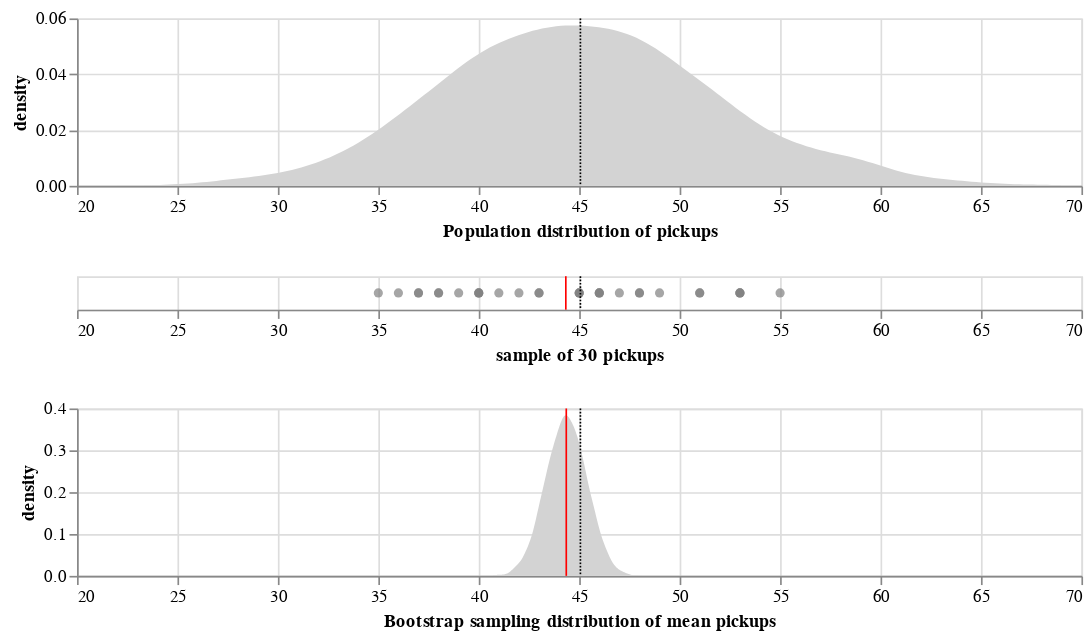

Here is the notebook cell this chart was saved with:
### Markdown cell above
### Question 1.3.2 Combined plot of population, sample, and sampling distribution (7 points)

Finally, plot your population distribution, sample, and the sampling distribution of the mean all together. Your output should look like this:

![Plot showing the population distribution, a sample of size 30, and a bootstrap sampling distribution of the mean stacked on top of each other](assets/assignment1_pop_sample_bootstrap.png)

### Code cell
# Hints: use the `.properties()` method to adjust width/height of plots, and
# use `.resolve_scale()` to make the x axes line up with each other. 
# `alt.vconcat()` (or the `&` operator) can be used to stack charts.

# YOUR CODE HERE
# raise NotImplementedError()

# population distribution
df = pd.DataFrame(data = {"pop_pickups" : pop_pickups})

pop_density_chart = alt.Chart(df).transform_density(
    density='pop_pickups',
    as_=['pop_pickups', 'density'],
    
).mark_area(color="lightgray").encode(
    x=alt.X('pop_pickups', axis=alt.Axis(title="Population distribution of pickups")),
    y=alt.Y('density:Q', axis=alt.Axis(title="density"))
)

pop_mean_chart = alt.Chart(df).mark_rule(color="black", strokeDash=[1,1]).encode(
    x="mean(pop_pickups)"
)

pop_chart = (pop_density_chart + pop_mean_chart).properties(height=100, width=600)

# sample
df = pd.DataFrame(data = {"sample_pickups" : sample_pickups})

sample_dot_chart = alt.Chart(df).mark_circle(color="gray").encode(
    alt.X("sample_pickups", axis=alt.Axis(title="sample of 30 pickups"), scale=alt.Scale(domain=[20,70]))
)

sample_mean_chart = alt.Chart(df).mark_rule(color="red").encode(
    x="mean(sample_pickups)"
)

sample_chart = (sample_dot_chart + sample_mean_chart + pop_mean_chart).properties(width=600)

# bootstrap sampling distribution
df = pd.DataFrame(data = {"bootstrap_means" : bootstrap_means})

bootstrap_density_chart = alt.Chart(df).transform_density(
    density='bootstrap_means',
    as_=['bootstrap_means', 'density'],
    
).mark_area(color="lightgray").encode(
    x=alt.X('bootstrap_means', axis=alt.Axis(title="Bootstrap sampling distribution of mean pickups"), 
            scale=alt.Scale(domain=[20,70])),
    y=alt.Y('density:Q', axis=alt.Axis(title="density"))
)

bootstrap_mean_chart = alt.Chart(df).mark_rule(color="red").encode(
    x="mean(bootstrap_means)"
)

bootstrap_chart = (bootstrap_density_chart + bootstrap_mean_chart + pop_mean_chart).properties(height=100, width=600)

# combined plot
pop_chart & sample_chart & bootstrap_chart

### Figure 1 — Vega-Lite specification as saved in the notebook (floating-point values rounded to 4 significant figures; data arrays with more than 128 entries replaced by an {"elided": "..."} marker saying what was removed)
{"config": {"view": {"continuousWidth": 400, "continuousHeight": 300}}, "vconcat": [{"layer": [{"mark": {"type": "area", "color": "lightgray"}, "encoding": {"x": {"type": "quantitative", "axis": {"title": "Population distribution of pickups"}, "field": "pop_pickups"}, "y": {"type": "quantitative", "axis": {"title": "density"}, "field": "density"}}, "transform": [{"density": "pop_pickups", "as": ["pop_pickups", "density"]}]}, {"mark": {"type": "rule", "color": "black", "strokeDash": [1, 1]}, "encoding": {"x": {"type": "quantitative", "aggregate": "mean", "field": "pop_pickups"}}}], "data": {"name": "data-1fd8b77836e43b9a24c819d785d20901"}, "height": 100, "width": 600}, {"layer": [{"mark": {"type": "circle", "color": "gray"}, "encoding": {"x": {"type": "quantitative", "axis": {"title": "sample of 30 pickups"}, "field": "sample_pickups", "scale": {"domain": [20, 70]}}}}, {"mark": {"type": "rule", "color": "red"}, "encoding": {"x": {"type": "quantitative", "aggregate": "mean", "field": "sample_pickups"}}}, {"data": {"name": "data-1fd8b77836e43b9a24c819d785d20901"}, "mark": {"type": "rule", "color": "black", "strokeDash": [1, 1]}, "encoding": {"x": {"type": "quantitative", "aggregate": "mean", "field": "pop_pickups"}}}], "data": {"name": "data-010147d068551d145b49c3c231f974cb"}, "width": 600}, {"layer": [{"mark": {"type": "area", "color": "lightgray"}, "encoding": {"x": {"type": "quantitative", "axis": {"title": "Bootstrap sampling distribution of mean pickups"}, "field": "bootstrap_means", "scale": {"domain": [20, 70]}}, "y": {"type": "quantitative", "axis": {"title": "density"}, "field": "density"}}, "transform": [{"density": "bootstrap_means", "as": ["bootstrap_means", "density"]}]}, {"mark": {"type": "rule", "color": "red"}, "encoding": {"x": {"type": "quantitative", "aggregate": "mean", "field": "bootstrap_means"}}}, {"data": {"name": "data-1fd8b77836e43b9a24c819d785d20901"}, "mark": {"type": "rule", "color": "black", "strokeDash": [1, 1]}, "encoding": {"x": {"type": "quantitative", "aggregate": "mean", "field": "pop_pickups"}}}], "data": {"name": "data-8b940452f169167faf0334e8c2e60eb3"}, "height": 100, "width": 600}], "$schema": "https://vega.github.io/schema/vega-lite/v4.8.1.json", "datasets": {"data-1fd8b77836e43b9a24c819d785d20901": {"elided": "5000 records"}, "data-010147d068551d145b49c3c231f974cb": [{"sample_pickups": 46}, {"sample_pickups": 45}, {"sample_pickups": 35}, {"sample_pickups": 49}, {"sample_pickups": 55}, {"sample_pickups": 42}, {"sample_pickups": 41}, {"sample_pickups": 40}, {"sample_pickups": 48}, {"sample_pickups": 51}, {"sample_pickups": 37}, {"sample_pickups": 37}, {"sample_pickups": 43}, {"sample_pickups": 45}, {"sample_pickups": 53}, {"sample_pickups": 39}, {"sample_pickups": 40}, {"sample_pickups": 46}, {"sample_pickups": 38}, {"sample_pickups": 48}, {"sample_pickups": 53}, {"sample_pickups": 38}, {"sample_pickups": 47}, {"sample_pickups": 45}, {"sample_pickups": 46}, {"sample_pickups": 51}, {"sample_pickups": 36}, {"sample_pickups": 43}, {"sample_pickups": 40}, {"sample_pickups": 53}], "data-8b940452f169167faf0334e8c2e60eb3": {"elided": "5000 records"}}}
